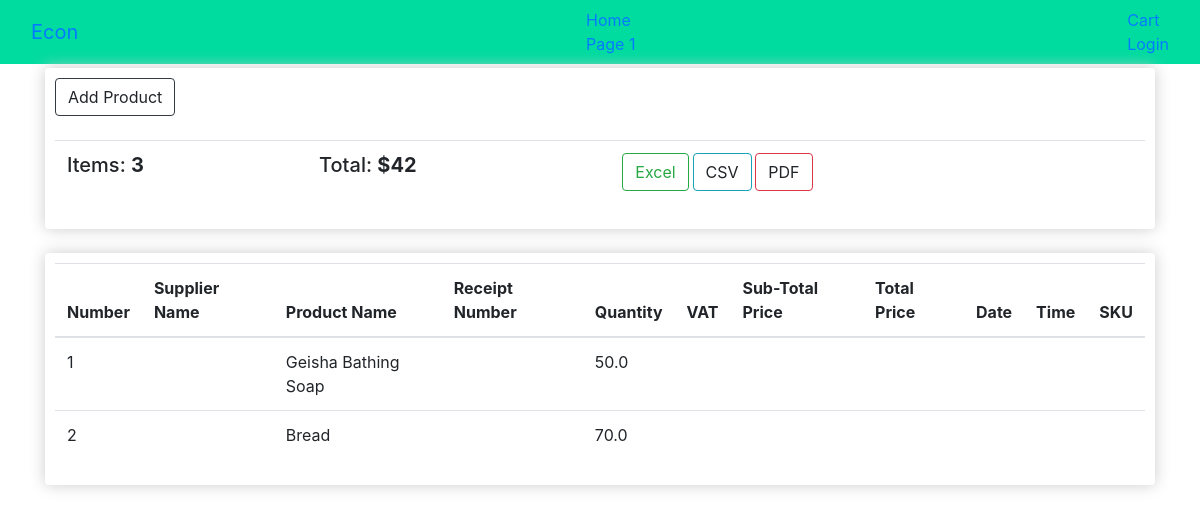
Before: /supplier/ with the older database file.
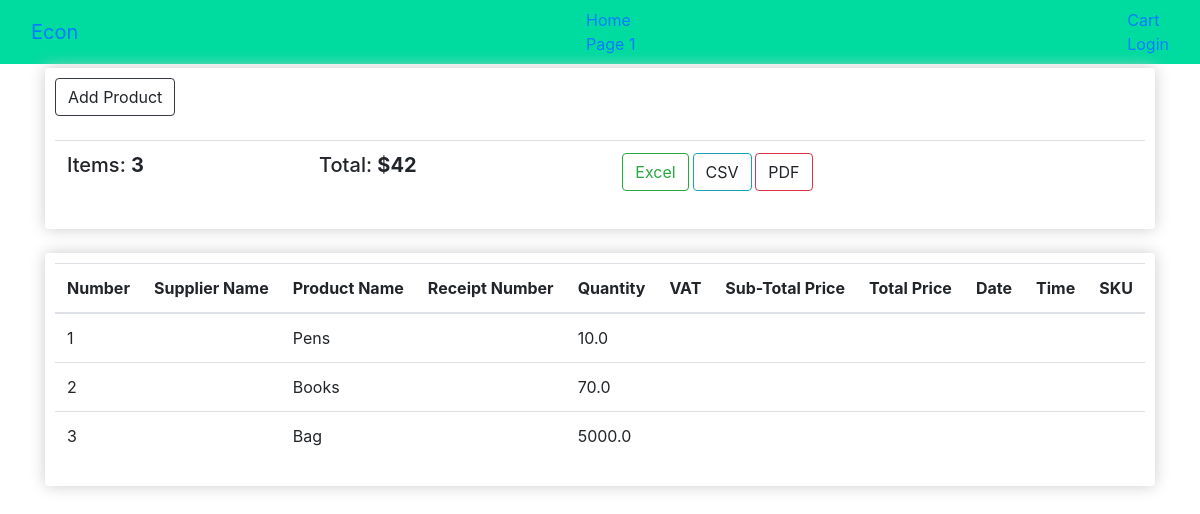
After: the same page with the newer database file.
### products/models.py (models this page shows, shortened)
class Product(models.Model):
    name = models.CharField(max_length=100)
    date_added = models.DateField(auto_now_add = True)
    price = models.FloatField(max_length=100)
    added_by = models.ForeignKey(User, on_delete=models.CASCADE)
    in_store = models.BooleanField(default="True")

### suppliers/views.py (the view)
# urls.py: path('', views.product_view)
def product_view(request):
    supplier_products = Product.objects.all()
    return render(request, 'suppliers/index.html', {'products': supplier_products})

### templates/suppliers/index.html (shortened to what this page needs)
{% extends 'base_layout.html' %} {% block content %}
<div class="row mt-1">
    <div class="col-md-12">
        <div class="box-element">
            <a class="btn btn-outline-dark" data-toggle="modal" data-target="#myModal"> Add Product</a>
            <br>
            <br>
            <table class="table">
                <tr>
                    <th>
                        <h5>Items: <strong>3</strong></h5>
                    </th>
                    <th>
                        <h5>Total: <strong>$42</strong></h5>
                    </th>
                    <th>
                        <a class="btn btn-outline-success excel" href="{% url 'cart:checkout'%}">Excel</a>
                        <a class="btn btn-outline-info csv">CSV</a>
                        <a class="btn btn-outline-danger pdf">PDF</a>
                    </th>
                </tr>
            </table>
        </div>
        <br>
    </div>
    <div class="col-md-12 ">
        <div class="box-element">
            <table class="table">
                <thead>
                    <tr>
                        <th>Number</th>
                        <th>Supplier Name</th>
                        <th>Product Name</th>
                        <th>Receipt Number</th>
                        <th>Quantity</th>
                        <th>VAT</th>
                        <th>Sub-Total Price</th>
                        <th>Total Price</th>
                        <th>Date</th>
                        <th>Time</th>
                        <th>SKU</th>
                    </tr>
                </thead>
        </div>
        <tbody id="table_result">
            {% for product in products%}
            <tr>
                <td>{{product.id}}</td>
                <td>{{supplier.name}}</td>
                <td>{{product.name}}</td>
                <td>{{product.quantity}}</td>
                <td>{{product.price}}</td>
                <td></td>
                <td></td>
                <td></td>
                <td></td>
                <td></td>
                <td></td>
            </tr>
            {% endfor %}
        </tbody>
    </div>
</div>
</div>
{% endblock content %}

Changed rows visible on the page:
changed Product id 1: name "Geisha Bathing Soap" → "Pens"; price "50.0" → "10.0"
changed Product id 2: name "Bread" → "Books"
added Product: id "3", name "Bag", price "5000.0"
